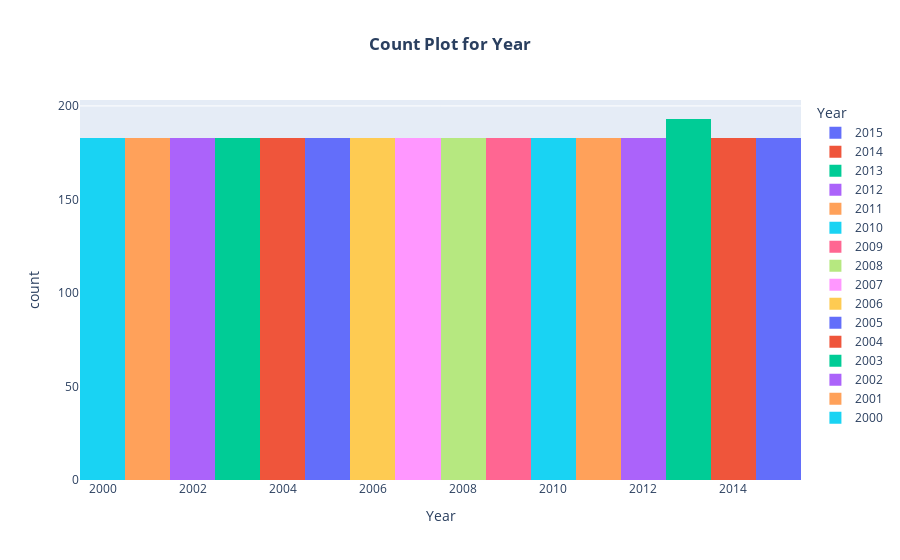

Notebook cell for this chart:
### Markdown cell above
Count plot for year

### Code cell
#using plotly draw count plot for df['Year'] 
fig = px.histogram(df, x='Year', color='Year', title='Count Plot for Year')

#update layout to center the title and make it bold
fig.update_layout(
    title=dict(text='<b>Count Plot for Year</b>', x=0.5)
)

fig.show()

### Figure 1 — Plotly figure (JSON) as saved in the notebook; plotly's stock layout.template omitted (floating-point values rounded to 4 significant figures; data arrays with more than 128 entries replaced by an {"elided": "..."} marker saying what was removed)
{"data": [{"alignmentgroup": "True", "bingroup": "x", "hovertemplate": "Year=%{x}<br>count=%{y}<extra></extra>", "legendgroup": "2015", "marker": {"color": "#636efa", "pattern": {"shape": ""}}, "name": "2015", "offsetgroup": "2015", "orientation": "v", "showlegend": true, "type": "histogram", "x": {"elided": "183 int values"}, "xaxis": "x", "yaxis": "y"}, {"alignmentgroup": "True", "bingroup": "x", "hovertemplate": "Year=%{x}<br>count=%{y}<extra></extra>", "legendgroup": "2014", "marker": {"color": "#EF553B", "pattern": {"shape": ""}}, "name": "2014", "offsetgroup": "2014", "orientation": "v", "showlegend": true, "type": "histogram", "x": {"elided": "183 int values"}, "xaxis": "x", "yaxis": "y"}, {"alignmentgroup": "True", "bingroup": "x", "hovertemplate": "Year=%{x}<br>count=%{y}<extra></extra>", "legendgroup": "2013", "marker": {"color": "#00cc96", "pattern": {"shape": ""}}, "name": "2013", "offsetgroup": "2013", "orientation": "v", "showlegend": true, "type": "histogram", "x": {"elided": "193 int values"}, "xaxis": "x", "yaxis": "y"}, {"alignmentgroup": "True", "bingroup": "x", "hovertemplate": "Year=%{x}<br>count=%{y}<extra></extra>", "legendgroup": "2012", "marker": {"color": "#ab63fa", "pattern": {"shape": ""}}, "name": "2012", "offsetgroup": "2012", "orientation": "v", "showlegend": true, "type": "histogram", "x": {"elided": "183 int values"}, "xaxis": "x", "yaxis": "y"}, {"alignmentgroup": "True", "bingroup": "x", "hovertemplate": "Year=%{x}<br>count=%{y}<extra></extra>", "legendgroup": "2011", "marker": {"color": "#FFA15A", "pattern": {"shape": ""}}, "name": "2011", "offsetgroup": "2011", "orientation": "v", "showlegend": true, "type": "histogram", "x": {"elided": "183 int values"}, "xaxis": "x", "yaxis": "y"}, {"alignmentgroup": "True", "bingroup": "x", "hovertemplate": "Year=%{x}<br>count=%{y}<extra></extra>", "legendgroup": "2010", "marker": {"color": "#19d3f3", "pattern": {"shape": ""}}, "name": "2010", "offsetgroup": "2010", "orientation": "v", "showlegend": true, "type": "histogram", "x": {"elided": "183 int values"}, "xaxis": "x", "yaxis": "y"}, {"alignmentgroup": "True", "bingroup": "x", "hovertemplate": "Year=%{x}<br>count=%{y}<extra></extra>", "legendgroup": "2009", "marker": {"color": "#FF6692", "pattern": {"shape": ""}}, "name": "2009", "offsetgroup": "2009", "orientation": "v", "showlegend": true, "type": "histogram", "x": {"elided": "183 int values"}, "xaxis": "x", "yaxis": "y"}, {"alignmentgroup": "True", "bingroup": "x", "hovertemplate": "Year=%{x}<br>count=%{y}<extra></extra>", "legendgroup": "2008", "marker": {"color": "#B6E880", "pattern": {"shape": ""}}, "name": "2008", "offsetgroup": "2008", "orientation": "v", "showlegend": true, "type": "histogram", "x": {"elided": "183 int values"}, "xaxis": "x", "yaxis": "y"}, {"alignmentgroup": "True", "bingroup": "x", "hovertemplate": "Year=%{x}<br>count=%{y}<extra></extra>", "legendgroup": "2007", "marker": {"color": "#FF97FF", "pattern": {"shape": ""}}, "name": "2007", "offsetgroup": "2007", "orientation": "v", "showlegend": true, "type": "histogram", "x": {"elided": "183 int values"}, "xaxis": "x", "yaxis": "y"}, {"alignmentgroup": "True", "bingroup": "x", "hovertemplate": "Year=%{x}<br>count=%{y}<extra></extra>", "legendgroup": "2006", "marker": {"color": "#FECB52", "pattern": {"shape": ""}}, "name": "2006", "offsetgroup": "2006", "orientation": "v", "showlegend": true, "type": "histogram", "x": {"elided": "183 int values"}, "xaxis": "x", "yaxis": "y"}, {"alignmentgroup": "True", "bingroup": "x", "hovertemplate": "Year=%{x}<br>count=%{y}<extra></extra>", "legendgroup": "2005", "marker": {"color": "#636efa", "pattern": {"shape": ""}}, "name": "2005", "offsetgroup": "2005", "orientation": "v", "showlegend": true, "type": "histogram", "x": {"elided": "183 int values"}, "xaxis": "x", "yaxis": "y"}, {"alignmentgroup": "True", "bingroup": "x", "hovertemplate": "Year=%{x}<br>count=%{y}<extra></extra>", "legendgroup": "2004", "marker": {"color": "#EF553B", "pattern": {"shape": ""}}, "name": "2004", "offsetgroup": "2004", "orientation": "v", "showlegend": true, "type": "histogram", "x": {"elided": "183 int values"}, "xaxis": "x", "yaxis": "y"}, {"alignmentgroup": "True", "bingroup": "x", "hovertemplate": "Year=%{x}<br>count=%{y}<extra></extra>", "legendgroup": "2003", "marker": {"color": "#00cc96", "pattern": {"shape": ""}}, "name": "2003", "offsetgroup": "2003", "orientation": "v", "showlegend": true, "type": "histogram", "x": {"elided": "183 int values"}, "xaxis": "x", "yaxis": "y"}, {"alignmentgroup": "True", "bingroup": "x", "hovertemplate": "Year=%{x}<br>count=%{y}<extra></extra>", "legendgroup": "2002", "marker": {"color": "#ab63fa", "pattern": {"shape": ""}}, "name": "2002", "offsetgroup": "2002", "orientation": "v", "showlegend": true, "type": "histogram", "x": {"elided": "183 int values"}, "xaxis": "x", "yaxis": "y"}, {"alignmentgroup": "True", "bingroup": "x", "hovertemplate": "Year=%{x}<br>count=%{y}<extra></extra>", "legendgroup": "2001", "marker": {"color": "#FFA15A", "pattern": {"shape": ""}}, "name": "2001", "offsetgroup": "2001", "orientation": "v", "showlegend": true, "type": "histogram", "x": {"elided": "183 int values"}, "xaxis": "x", "yaxis": "y"}, {"alignmentgroup": "True", "bingroup": "x", "hovertemplate": "Year=%{x}<br>count=%{y}<extra></extra>", "legendgroup": "2000", "marker": {"color": "#19d3f3", "pattern": {"shape": ""}}, "name": "2000", "offsetgroup": "2000", "orientation": "v", "showlegend": true, "type": "histogram", "x": {"elided": "183 int values"}, "xaxis": "x", "yaxis": "y"}], "layout": {"barmode": "relative", "legend": {"title": {"text": "Year"}, "tracegroupgap": 0}, "title": {"text": "<b>Count Plot for Year</b>", "x": 0.5}, "xaxis": {"anchor": "y", "categoryarray": [2015, 2014, 2013, 2012, 2011, 2010, 2009, 2008, 2007, 2006, 2005, 2004, 2003, 2002, 2001, 2000], "categoryorder": "array", "domain": [0, 1], "title": {"text": "Year"}}, "yaxis": {"anchor": "x", "domain": [0, 1], "title": {"text": "count"}}}}
